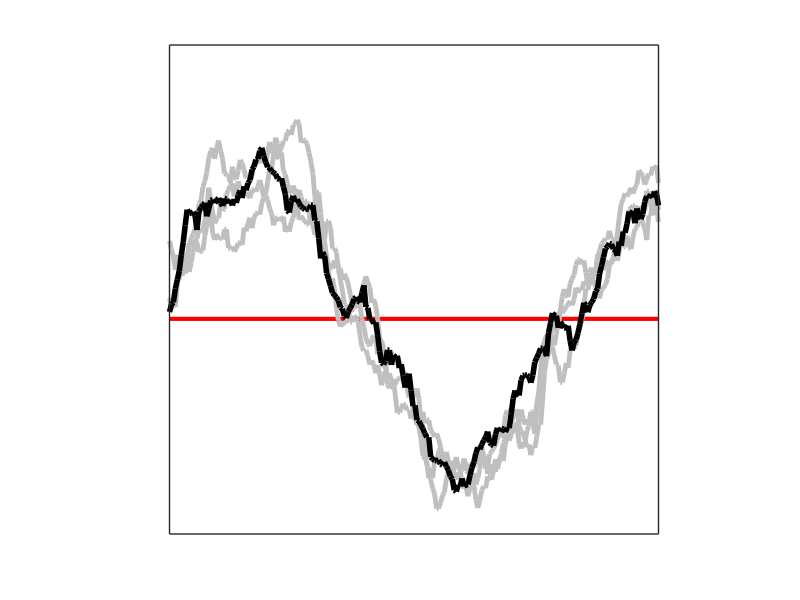
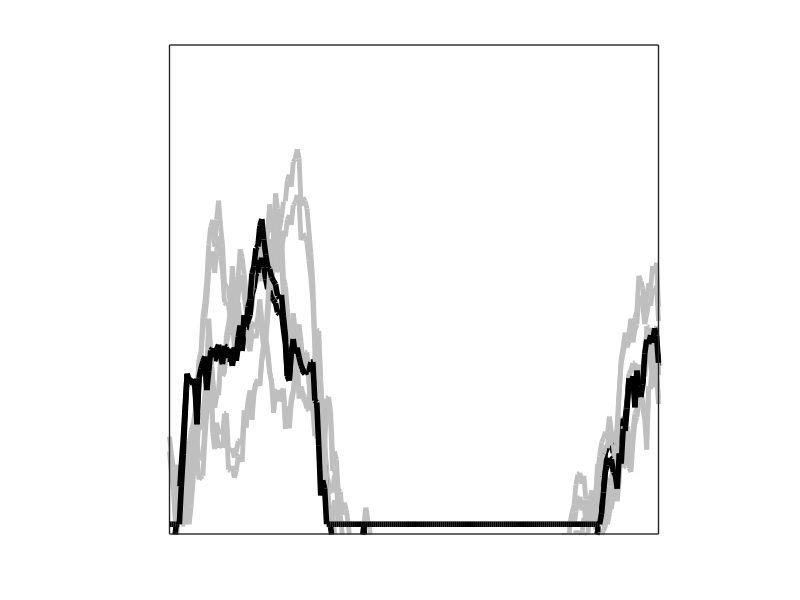

These figures' MATLAB source, in order:
% script for generating part of Fig. 1
% MP and FR illustrations for cell 1 (trials and their mean)
close all
clearvars
set(gcf,'color','white')
seeds = [97,73,9,111];
K = length(seeds); % number_of_trials
lws = 1; % square box linewidth
lwb = 4; % black linewidth
lwg = 3.5; % grey linewidth
lwr = 3; % red linewidth
lambda = 1; % wavelength (unit of time period)
cycles = 1.2; % number of cycles
L = 250; % length of time vector
time = linspace(0,cycles*lambda,L);
AC = .75; % amplitude
maxy = 1.25;
phi = .2; % phase
DC = -.15;
plot([0 time(end)],[DC DC],'linewidth',lwr,'color','r')
hold on
Y = DC+AC*sin(2*pi*time/lambda+phi);
noise = .5;
trials = repmat(Y,K,1);
kernel_sigma = 0.025;
for k = K:-1:1
    rng(seeds(k));
    trials(k,:) = trials(k,:)+noise*randn(1,L);
    for i = 1:L
        KERNEL = exp(-(time-time(i)).^2/kernel_sigma^2/2);
        KERNEL = KERNEL/sum(KERNEL);
        trials(k,i) = sum(KERNEL.*trials(k,:));
    end
    if k == 1
        lcolor = [0 0 0];
        lwidth = lwb; 
    else
        lcolor = [.75 .75 .75];
        lwidth = lwg;
    end  
    plot(time,trials(k,:),'color',lcolor,'linewidth',lwidth)
end
ylim([-maxy,maxy])
axis square
set(gca,'xtick',[],'ytick',[],'linewidth',lws,'layer','top')
cd(fileparts(which(mfilename)));
saveas(gcf,'trials1_MP.pdf');
close all
set(gcf,'color','white')
threshold = DC+.25;
rates = trials-threshold;
rates(rates<0) = 0;
epsilon = .025;
factor = 1.25;
for k = K:-1:1
    if k == 1
        lcolor = [0 0 0];
        lwidth = lwb; 
    else
        lcolor = [.75 .75 .75];
        lwidth = lwg;
    end  
    plot(time,epsilon+factor*rates(k,:),'color',lcolor,'linewidth',lwidth)
    hold on
end
ylim([0,maxy])
axis square
set(gca,'xtick',[],'ytick',[],'linewidth',lws,'layer','top')
saveas(gcf,'trials1_FR.pdf');